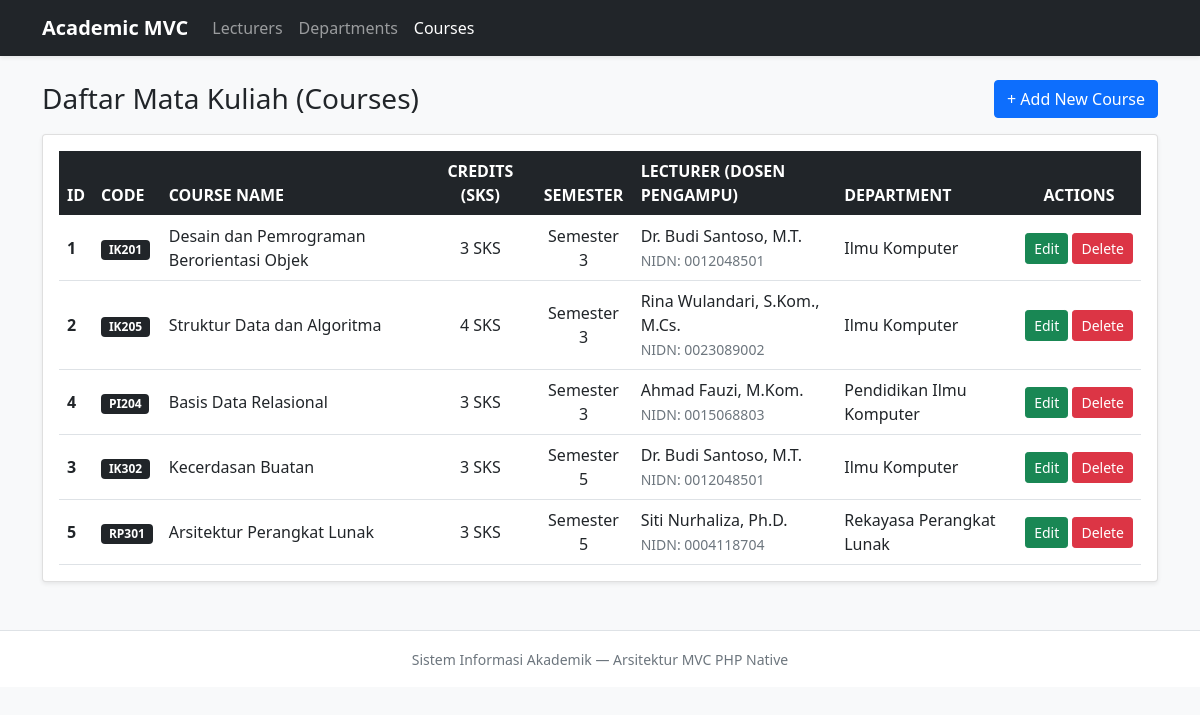
The page /project/index.php?page=courses&action=index on the database its author committed.
### tables this page shows
CREATE TABLE `courses` (
  `id` INT NOT NULL AUTO_INCREMENT,
  `course_code` VARCHAR(15) NOT NULL,
  `course_name` VARCHAR(120) NOT NULL,
  `credits` TINYINT UNSIGNED NOT NULL,
  `semester` TINYINT UNSIGNED NOT NULL,
  `lecturer_id` INT NOT NULL,
  `created_at` TIMESTAMP NOT NULL DEFAULT CURRENT_TIMESTAMP,
  PRIMARY KEY (`id`),
  UNIQUE KEY `uq_course_code` (`course_code`),
  KEY `idx_courses_lecturer_id` (`lecturer_id`),
  CONSTRAINT `fk_courses_lecturer`
    FOREIGN KEY (`lecturer_id`)
    REFERENCES `lecturers` (`id`)
    ON UPDATE CASCADE
    ON DELETE CASCADE
);

CREATE TABLE `lecturers` (
  `id` INT NOT NULL AUTO_INCREMENT,
  `name` VARCHAR(100) NOT NULL,
  `nidn` VARCHAR(20) NOT NULL,
  `email` VARCHAR(100) NOT NULL,
  `phone` VARCHAR(20) NOT NULL,
  `join_date` DATE NOT NULL,
  `department_id` INT NULL,
  `created_at` TIMESTAMP NOT NULL DEFAULT CURRENT_TIMESTAMP,
  PRIMARY KEY (`id`),
  UNIQUE KEY `uq_lecturer_nidn` (`nidn`),
  UNIQUE KEY `uq_lecturer_email` (`email`),
  KEY `idx_lecturers_department_id` (`department_id`),
  CONSTRAINT `fk_lecturers_department`
    FOREIGN KEY (`department_id`)
    REFERENCES `departments` (`id`)
    ON UPDATE CASCADE
    ON DELETE SET NULL
);

CREATE TABLE `departments` (
  `id` INT NOT NULL AUTO_INCREMENT,
  `department_code` VARCHAR(15) NOT NULL,
  `department_name` VARCHAR(100) NOT NULL,
  `faculty` VARCHAR(100) NOT NULL,
  `office_location` VARCHAR(100) NOT NULL,
  `created_at` TIMESTAMP NOT NULL DEFAULT CURRENT_TIMESTAMP,
  PRIMARY KEY (`id`),
  UNIQUE KEY `uq_department_code` (`department_code`)
);

### project/controllers/BaseController.php (called while the page is built, shortened)
<?php
abstract class BaseController
{
    protected function render(string $viewPath, array $data = []): void
    {
        extract($data);
        $fullViewFile = __DIR__ . '/../views/' . $viewPath . '.php';
        require __DIR__ . '/../views/layouts/header.php';
        require $fullViewFile;
        require __DIR__ . '/../views/layouts/footer.php';
    }
}

### project/controllers/CourseController.php (called while the page is built, shortened)
<?php
require_once __DIR__ . '/BaseController.php';
require_once __DIR__ . '/../models/Course.php';
class CourseController extends BaseController
{
    private Course $courseModel;
    public function __construct(PDO $db)
    {
        $this->courseModel   = new Course($db);
    }
    public function index(): void
    {
        $courses = $this->courseModel->getAll();
        $this->render('courses/index', [
            'pageTitle'  => 'Courses Management',
            'activeMenu' => 'courses',
            'courses'    => $courses,
        ]);
    }
}

### project/models/BaseModel.php (called while the page is built, shortened)
<?php
abstract class BaseModel
{
    public function __construct(PDO $db)
    {
        $this->db = $db;
    }
}

### project/models/Course.php (called while the page is built, shortened)
<?php
require_once __DIR__ . '/BaseModel.php';
class Course extends BaseModel
{
    protected string $table = 'courses';
    public function getAll(): array
    {
        $sql = "SELECT c.*,
                       l.name AS lecturer_name,
                       l.nidn AS lecturer_nidn,
                       d.department_name
                FROM {$this->table} c
                INNER JOIN lecturers l ON c.lecturer_id = l.id
                LEFT JOIN departments d ON l.department_id = d.id
                ORDER BY c.semester ASC, c.course_code ASC";
        $stmt = $this->db->query($sql);
        return $stmt->fetchAll();
    }
}

### project/views/courses/index.php (the view)
<div class="d-flex justify-content-between align-items-center mb-3">
  <h3 class="mb-0">Daftar Mata Kuliah (Courses)</h3>
  <a class="btn btn-primary" href="index.php?page=courses&action=create">+ Add New Course</a>
</div>
<div class="card shadow-sm">
  <div class="card-body table-responsive">
    <table class="table table-hover align-middle mb-0">
      <thead class="table-dark">
        <tr>
          <th>ID</th>
          <th>CODE</th>
          <th>COURSE NAME</th>
          <th class="text-center">CREDITS (SKS)</th>
          <th class="text-center">SEMESTER</th>
          <th>LECTURER (DOSEN PENGAMPU)</th>
          <th>DEPARTMENT</th>
          <th class="text-center">ACTIONS</th>
        </tr>
      </thead>
      <tbody>
        <?php if (empty($courses)): ?>
          <tr>
            <td colspan="8" class="text-center text-muted py-4">Belum ada data mata kuliah.</td>
          </tr>
        <?php else: ?>
          <?php foreach ($courses as $row): ?>
            <tr>
              <th><?php echo htmlspecialchars((string) $row['id']); ?></th>
              <td><span class="badge bg-dark"><?php echo htmlspecialchars($row['course_code']); ?></span></td>
              <td><?php echo htmlspecialchars($row['course_name']); ?></td>
              <td class="text-center"><?php echo (int) $row['credits']; ?> SKS</td>
              <td class="text-center">Semester <?php echo (int) $row['semester']; ?></td>
              <td>
                <?php echo htmlspecialchars($row['lecturer_name']); ?><br>
                <small class="text-muted">NIDN: <?php echo htmlspecialchars($row['lecturer_nidn']); ?></small>
              </td>
              <td><?php echo htmlspecialchars($row['department_name'] ?? '-'); ?></td>
              <td class="text-center text-nowrap">
                <a class="btn btn-sm btn-success"
                   href="index.php?page=courses&action=edit&id=<?php echo (int) $row['id']; ?>">Edit</a>
                <a class="btn btn-sm btn-danger"
                   href="index.php?page=courses&action=delete&id=<?php echo (int) $row['id']; ?>"
                   onclick="return confirm('Yakin ingin menghapus mata kuliah ini?');">Delete</a>
              </td>
            </tr>
          <?php endforeach; ?>
        <?php endif; ?>
      </tbody>
    </table>
  </div>
</div>

### rows shown on the page
courses: id "1", course_code "IK201", course_name "Desain dan Pemrograman Berorientasi Objek", credits "3", semester "3", lecturer.name "Dr. Budi Santoso, M.T.", lecturer.nidn "0012048501", departments.department_name "Ilmu Komputer"
courses: id "2", course_code "IK205", course_name "Struktur Data dan Algoritma", credits "4", semester "3", lecturer.name "Rina Wulandari, S.Kom., M.Cs.", lecturer.nidn "0023089002", departments.department_name "Ilmu Komputer"
courses: id "4", course_code "PI204", course_name "Basis Data Relasional", credits "3", semester "3", lecturer.name "Ahmad Fauzi, M.Kom.", lecturer.nidn "0015068803", departments.department_name "Pendidikan Ilmu Komputer"
courses: id "3", course_code "IK302", course_name "Kecerdasan Buatan", credits "3", semester "5", lecturer.name "Dr. Budi Santoso, M.T.", lecturer.nidn "0012048501", departments.department_name "Ilmu Komputer"
courses: id "5", course_code "RP301", course_name "Arsitektur Perangkat Lunak", credits "3", semester "5", lecturer.name "Siti Nurhaliza, Ph.D.", lecturer.nidn "0004118704", departments.department_name "Rekayasa Perangkat Lunak"
